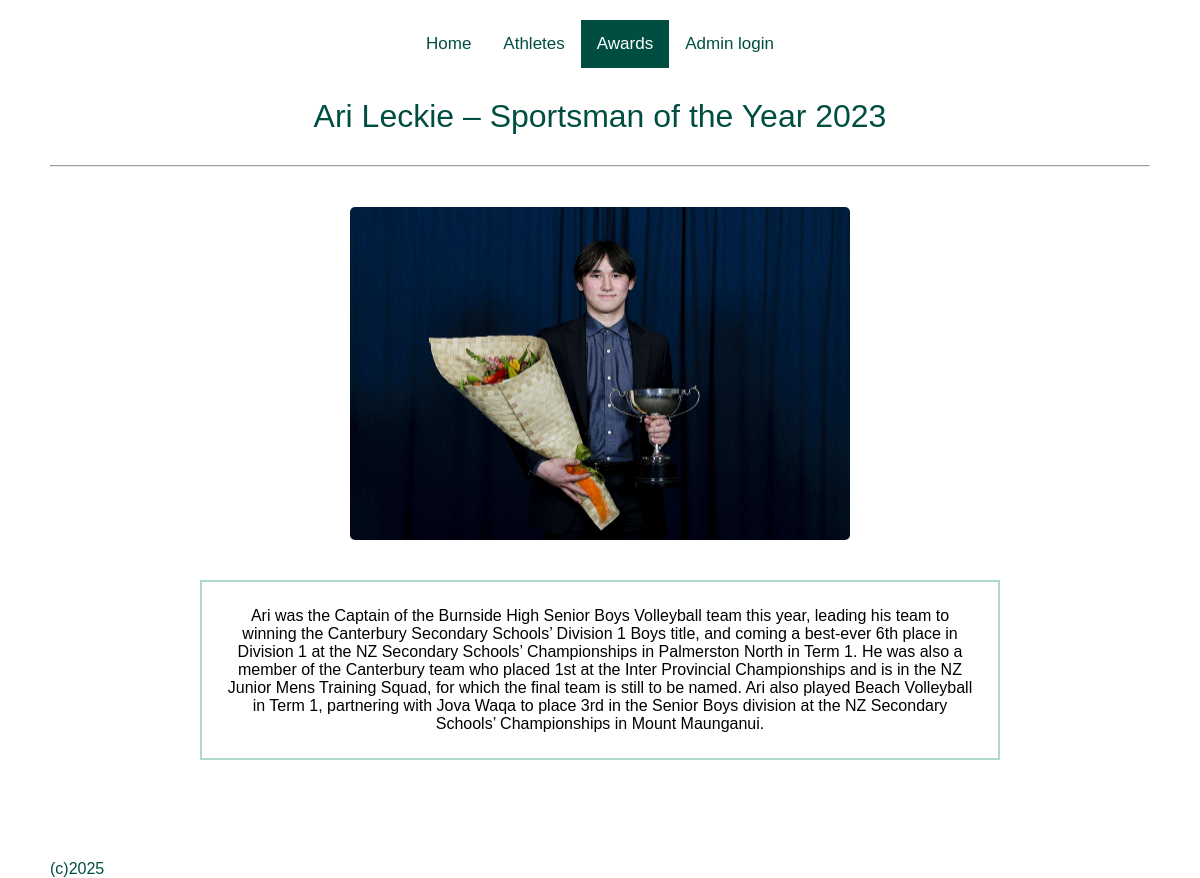
The app's page /article/1 with its own data.
### tables this page shows
CREATE TABLE article (article_id INTEGER PRIMARY KEY, athlete_id NUMERIC REFERENCES athlete (athlete_id), title TEXT, content TEXT, image_url TEXT, published_date INTEGER);

### flaskimport.py (the view)
@app.route("/article/<int:article_id>")
def article_page(article_id):
    db = get_db()
    cursor = db.execute("""
        SELECT *
        FROM article
        WHERE article_id = ?
    """, (article_id,))
    article = cursor.fetchone()
    return render_template("article.html", article=article)

### flaskimport.py (called while the page is built)
def get_db():
    db = getattr(g, '_database', None)
    if db is None:
        db = g._database = sqlite3.connect('BHS_sport_history_database.db')
        db.row_factory = sqlite3.Row
    return db

### templates/article.html (shortened to what this page needs)
<!DOCTYPE html>
<html lang="en">
<head>
    <link rel="stylesheet" href="{{ url_for('static', filename='style.css') }}">
</head>
<div class="topnav">
    <a href="/">Home</a>
    <a href="/athletes">Athletes</a>
    <a class="active" href="/athletes">Awards</a>
    <a href="/add_athlete">Admin login</a>
</div>
<h1>
    {{ article ["title"] }}
</h1>
<hr>
<img class="article" src="{{article['image_url']}}" alt="{{article['title']}}">
<p class="article">
    {{ article ["content"]}}
</p>
<footer>(c)2025</footer>
</html>

### static/style.css (style rules this page uses)
* { font-family: "Public Sans", sans-serif; font-optical-sizing: auto; font-weight: 400; font-style: normal; }
html, body { height: 100%; margin: 0; }
h1 { font-weight: 500; display: flex; justify-content: center; color: rgb(0, 78, 66); margin-top: 30px; margin-bottom: 30px; }
img { display: block; width: 250px; border-radius: 5px; margin: auto; }
a { color: rgb(0, 171, 142); text-decoration: none; }
.topnav { display: flex; justify-content: center; overflow: hidden; }
.topnav a { float: left; color: rgb(0, 78, 66); text-align: center; padding: 14px 16px; text-decoration: none; font-size: 17px; transition: background-color .3s; }
.topnav a.active { background-color: rgb(0, 78, 66); color: rgb(255, 255, 255); }
p.article { margin-left: 150px; margin-right: 150px; margin-bottom: 100px; text-align: center; padding: 25px; border: 2px solid rgb(172, 216, 206); color: black; }
img.article { width: 500px; display: block; margin: auto; margin-top: 40px; margin-bottom: 40px; }

### records on screen
article: title "Ari Leckie – Sportsman of the Year 2023", image_url (picture), content "Ari was the Captain of the Burnside High Senior Boys Volleyball team this year, leading his team to winning the Canterbury Secondary Schools’ Division 1 Boys title, and coming a best-ever 6th place in Division 1 at the NZ Secondary Schools’ Championships in Palmerston North in Term 1. He was also a member of the Canterbury team who placed 1st at the Inter Provincial Championships and is in the NZ Junior Mens Training Squad, for which the final team is still to be named. Ari also played Beach Volleyball in Term 1, partnering with Jova Waqa to place 3rd in the Senior Boys division at the NZ Secondary Schools’ Championships in Mount Maunganui."
